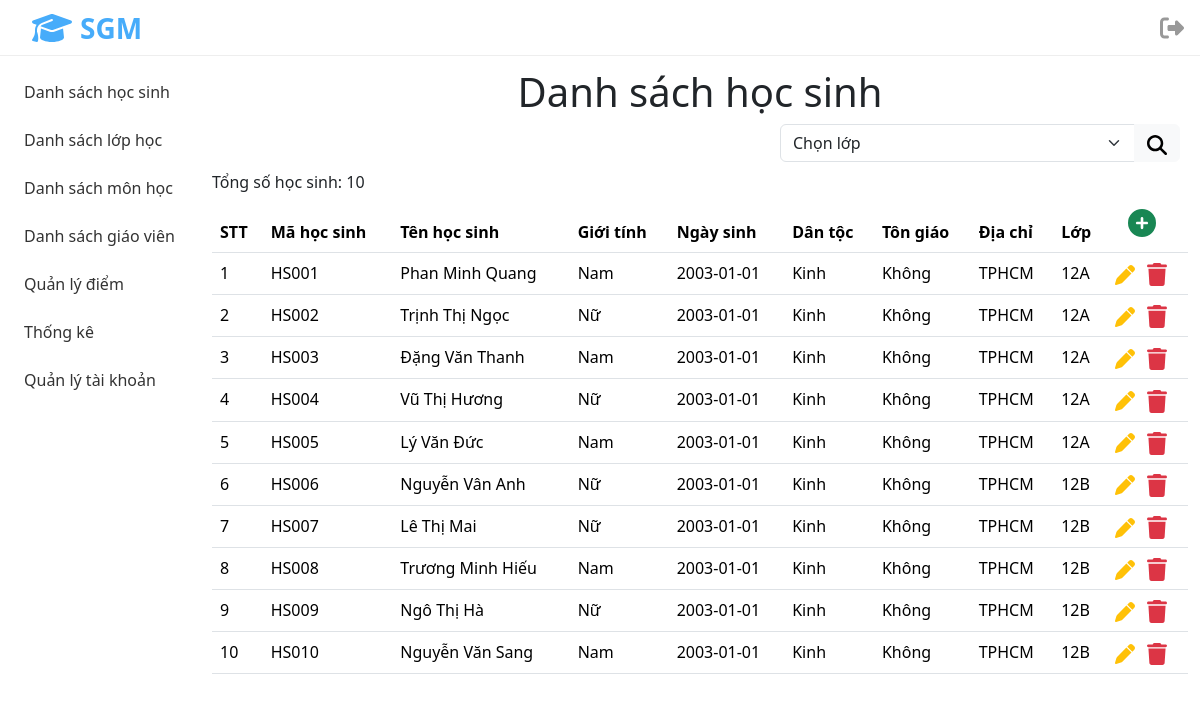
The page /views/students/list.php (signed in) on the database its author committed.
### tables this page shows
CREATE TABLE `hocsinh` (
  `MaHS` varchar(10) NOT NULL,
  `TenHS` varchar(255) NOT NULL,
  `GioiTinh` varchar(10) NOT NULL,
  `NgaySinh` date NOT NULL,
  `DanToc` varchar(255) DEFAULT NULL,
  `TonGiao` varchar(255) DEFAULT NULL,
  `DiaChi` varchar(255) DEFAULT NULL,
  `MaLop` varchar(10) DEFAULT NULL
);

### models/students/list.php (the view)
<?php
$dirRoot = strstr(__DIR__, '\models', true);
require_once $dirRoot . '/connection.php';
$sql = "SELECT ROW_NUMBER() OVER (ORDER BY `MaHS` ASC) AS `STT`,
    `MaHS`,
    `TenHS`,
    `GioiTinh`,
    `NgaySinh`,
    `DanToc`,
    `TonGiao`,
    `DiaChi`,
    `MaLop` FROM `hocsinh` ORDER BY `MaHS` ASC";
$result = $conn->query($sql);
while ($row = $result->fetch_assoc()) {
?>
    <tr>
        <td><?php echo $row['STT'] ?></td>
        <td><?php echo $row['MaHS'] ?></td>
        <td><?php echo $row['TenHS'] ?></td>
        <td><?php echo $row['GioiTinh'] ?></td>
        <td><?php echo $row['NgaySinh'] ?></td>
        <td><?php echo $row['DanToc'] ?></td>
        <td><?php echo $row['TonGiao'] ?></td>
        <td><?php echo $row['DiaChi'] ?></td>
        <td><?php echo $row['MaLop'] ?></td>
        <td>
            <a href="edit.php?sid=<?php echo $row['MaHS'] ?>" class="mr-8 text-decoration-none">
                <img class="btn-hover w-20" src="/assets/imgs/pen.svg" alt="Sửa">
            </a>
            <a onclick="confirm('Bạn có chắc chắn muốn xóa học sinh này?')" href="/controllers/Student.php?sid=<?php echo $row['MaHS'] ?> " class="text-decoration-none">
                <img class="btn-hover w-20" src="/assets/imgs/trash.svg" alt="Xóa">
            </a>
        </td>
    </tr>
<?php
}
$countSql = "SELECT COUNT(*) AS `SoLuong` FROM `hocsinh`";
$countResult = $conn->query($countSql);
if ($countResult->num_rows > 0) {
    $row = $countResult->fetch_assoc();
    $count = $row['SoLuong'];
}
echo "<span>Tổng số học sinh: $count</span>";
?>

### assets/css/style.css (style rules this page uses)
:root { --primary-color: #47acfa; }
.mr-8 { margin-right: 8px; }
.w-20 { width: 20px; }
.text-decoration-none { text-decoration: none; }

### assets/css/toast.css (style rules this page uses)
* { margin: 0; padding: 0; box-sizing: border-box; }

### assets/css/header.css (style rules this page uses)
.header__container { position: fixed; top: 0; left: 0; width: 100%; height: 56px; z-index: 999; display: flex; justify-content: space-between; align-items: center; border-bottom: 1px solid #eee; background-color: #fff; }
.header__logo { text-decoration: none; display: flex; align-items: center; user-select: none; cursor: pointer; margin-left: 32px; }
.header__logo-img { width: 40px; margin-right: 8px; }
.header__logo-name { font-size: 28px; font-weight: 700; color: var(--primary-color); }
.header__logout { margin-right: 16px; cursor: pointer; }
.header__logout-img { width: 24px; }

### assets/css/navbar.css (style rules this page uses)
* { margin: 0; padding: 0; box-sizing: border-box; }
.navbar__container { position: fixed; }
.navbar__list { list-style: none; margin: 0; padding: 0; }
.navbar__link { width: 228px; text-decoration: none; color: #333; font-size: 16px; display: block; padding: 12px; border-radius: 8px; }

### rows shown on the page
hocsinh: STT "1", MaHS "HS001", TenHS "Phan Minh Quang", GioiTinh "Nam", NgaySinh "2003-01-01", DanToc "Kinh", TonGiao "Không", DiaChi "TPHCM", MaLop "12A"
hocsinh: STT "2", MaHS "HS002", TenHS "Trịnh Thị Ngọc", GioiTinh "Nữ", NgaySinh "2003-01-01", DanToc "Kinh", TonGiao "Không", DiaChi "TPHCM", MaLop "12A"
hocsinh: STT "3", MaHS "HS003", TenHS "Đặng Văn Thanh", GioiTinh "Nam", NgaySinh "2003-01-01", DanToc "Kinh", TonGiao "Không", DiaChi "TPHCM", MaLop "12A"
hocsinh: STT "4", MaHS "HS004", TenHS "Vũ Thị Hương", GioiTinh "Nữ", NgaySinh "2003-01-01", DanToc "Kinh", TonGiao "Không", DiaChi "TPHCM", MaLop "12A"
hocsinh: STT "5", MaHS "HS005", TenHS "Lý Văn Đức", GioiTinh "Nam", NgaySinh "2003-01-01", DanToc "Kinh", TonGiao "Không", DiaChi "TPHCM", MaLop "12A"
hocsinh: STT "6", MaHS "HS006", TenHS "Nguyễn Vân Anh", GioiTinh "Nữ", NgaySinh "2003-01-01", DanToc "Kinh", TonGiao "Không", DiaChi "TPHCM", MaLop "12B"
hocsinh: STT "7", MaHS "HS007", TenHS "Lê Thị Mai", GioiTinh "Nữ", NgaySinh "2003-01-01", DanToc "Kinh", TonGiao "Không", DiaChi "TPHCM", MaLop "12B"
hocsinh: STT "8", MaHS "HS008", TenHS "Trương Minh Hiếu", GioiTinh "Nam", NgaySinh "2003-01-01", DanToc "Kinh", TonGiao "Không", DiaChi "TPHCM", MaLop "12B"
hocsinh: STT "9", MaHS "HS009", TenHS "Ngô Thị Hà", GioiTinh "Nữ", NgaySinh "2003-01-01", DanToc "Kinh", TonGiao "Không", DiaChi "TPHCM", MaLop "12B"
hocsinh: STT "10", MaHS "HS010", TenHS "Nguyễn Văn Sang", GioiTinh "Nam", NgaySinh "2003-01-01", DanToc "Kinh", TonGiao "Không", DiaChi "TPHCM", MaLop "12B"

### other values the page prints
$count "10"
